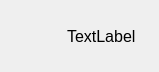
<?xml version="1.0" encoding="UTF-8"?>
<ui version="4.0">
 <class>playlistButton</class>
 <widget class="QWidget" name="playlistButton">
  <property name="geometry">
   <rect>
    <x>0</x>
    <y>0</y>
    <width>159</width>
    <height>69</height>
   </rect>
  </property>
  <property name="windowTitle">
   <string>Form</string>
  </property>
  <layout class="QHBoxLayout" name="horizontalLayout">
   <item>
    <widget class="QLabel" name="icon">
     <property name="minimumSize">
      <size>
       <width>50</width>
       <height>50</height>
      </size>
     </property>
     <property name="maximumSize">
      <size>
       <width>50</width>
       <height>50</height>
      </size>
     </property>
     <property name="text">
      <string/>
     </property>
    </widget>
   </item>
   <item>
    <widget class="QLabel" name="playlistName">
     <property name="font">
      <font>
       <pointsize>12</pointsize>
      </font>
     </property>
     <property name="text">
      <string>TextLabel</string>
     </property>
     <property name="alignment">
      <set>Qt::AlignLeading|Qt::AlignLeft|Qt::AlignVCenter</set>
     </property>
    </widget>
   </item>
  </layout>
 </widget>
 <resources/>
 <connections/>
</ui>
